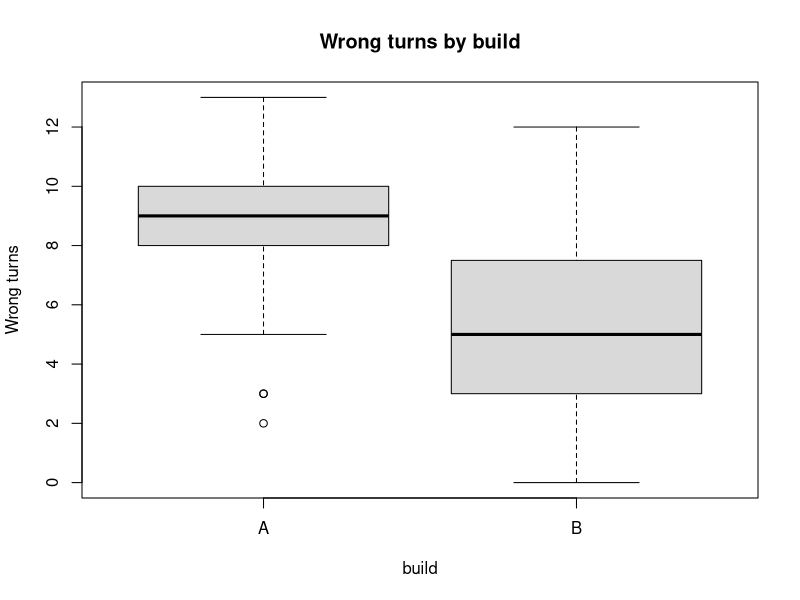

Generate this figure with R:
## ---- chunk 1
#| label: d1-read
library(readr)
library(dplyr)

# trim_ws = FALSE: see the stray spaces Excel would see. read_csv hides them.
raw <- read_csv("data/tidebreak_sessions_raw.csv",
                trim_ws = FALSE, show_col_types = FALSE)
nrow(raw)   # 120 sessions were played
## ---- chunk 2
#| label: d1-dupes
sum(duplicated(raw))             # rows repeating every column
sum(duplicated(raw$session_id))  # rows repeating the key: same count, so all exact

clean <- raw[!duplicated(raw), ] # keep the first copy of each
nrow(clean)
## ---- chunk 3
#| label: d1-labels
table(clean$cohort)   # spaces and capitals make extra "cohorts"

clean$cohort <- tolower(trimws(clean$cohort))
table(clean$cohort)   # always check the fix with table()
## ---- chunk 4
#| label: d1-gaps
na_counts <- colSums(is.na(clean))
na_counts[na_counts > 0]

# Split the gaps by something that might explain them.
table(build = clean$build, quit = clean$quit_reason,
      missing = is.na(clean$session_minutes))["A", , ]
## ---- chunk 5
#| label: d1-complete
kept <- clean[complete.cases(clean), ]   # "just drop the NAs"
nrow(kept)

table(clean$build[clean$quit_reason == "Frustrated"])  # before
table(kept$build[kept$quit_reason == "Frustrated"])    # after
## ---- chunk 6
#| label: d1-verbs
# The pipe passes the left-hand result in as the first argument on the right.
clean |>
  filter(build == "A", quit_reason == "Frustrated") |>
  mutate(logged = !is.na(session_minutes)) |>
  select(session_id, cohort, session_minutes, logged) |>
  arrange(session_minutes) |>
  head(4)
## ---- chunk 7
#| label: d1-same
# Split wrong_turns by build, apply mean, combine: split-apply-combine.
tapply(clean$wrong_turns, clean$build, mean)

clean |>
  group_by(build) |>
  summarise(n = n(), mean_wrong = mean(wrong_turns))
## ---- chunk 8
#| label: d2-look
# The complete export: same sessions, logging fault fixed.
sessions <- read_csv("data/tidebreak_sessions.csv", show_col_types = FALSE)

boxplot(wrong_turns ~ build, data = sessions,
        main = "Wrong turns by build", ylab = "Wrong turns", col = "grey85")
## ---- chunk 9
#| label: d2-resample
# Pretend we could only afford 15 sessions per build. Draw five such playtests.
set.seed(8015)
replicate(5, {
  a <- sample(sessions$wrong_turns[sessions$build == "A"], 15)
  b <- sample(sessions$wrong_turns[sessions$build == "B"], 15)
  mean(a) - mean(b)  # the difference this playtest would have reported
})
## ---- chunk 10
#| label: d2-ttest
# Different players on each build, so the independent-samples test.
result <- t.test(wrong_turns ~ build, data = sessions)
result

result$conf.int  # read this first: how big could the difference plausibly be?
result$p.value   # then this: could a gap this big be chance alone?
## ---- chunk 11
#| label: d2-paired
paired <- read_csv("data/tidebreak_paired.csv", show_col_types = FALSE)

# Paired: each player compared with themselves, so player skill cancels out.
t.test(paired$wrong_turns_a, paired$wrong_turns_b, paired = TRUE)$conf.int

# Same data, wrongly treated as two separate groups: a much wider interval.
t.test(paired$wrong_turns_a, paired$wrong_turns_b)$conf.int
## ---- chunk 12
#| label: d2-difficulty
# Build B was rated harder, and the result is significant...
harder <- t.test(difficulty ~ build, data = sessions)
harder

# ...but the players did not actually die more.
t.test(deaths ~ build, data = sessions)$p.value
